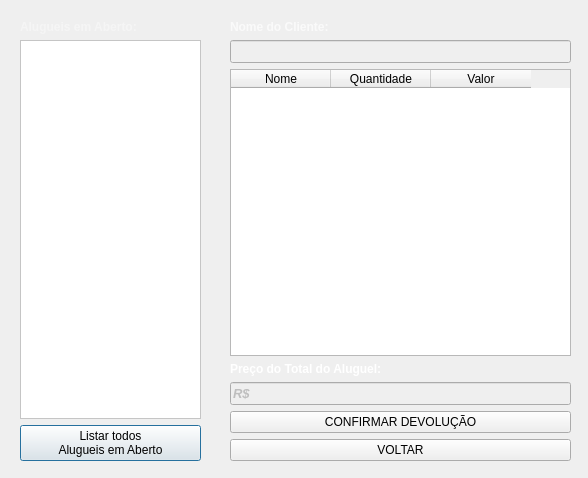
<?xml version="1.0" encoding="UTF-8"?>
<ui version="4.0">
 <class>ConsultaAlugueis</class>
 <widget class="QDialog" name="ConsultaAlugueis">
  <property name="geometry">
   <rect>
    <x>0</x>
    <y>0</y>
    <width>588</width>
    <height>478</height>
   </rect>
  </property>
  <property name="windowTitle">
   <string>Dialog</string>
  </property>
  <widget class="QWidget" name="layoutWidget">
   <property name="geometry">
    <rect>
     <x>20</x>
     <y>20</y>
     <width>181</width>
     <height>441</height>
    </rect>
   </property>
   <layout class="QVBoxLayout" name="verticalLayout">
    <item>
     <widget class="QLabel" name="label">
      <property name="text">
       <string>&lt;html&gt;&lt;head/&gt;&lt;body&gt;&lt;p&gt;&lt;span style=&quot; font-weight:600; color:#f5f5f5;&quot;&gt;Alugueis em Aberto:&lt;/span&gt;&lt;/p&gt;&lt;/body&gt;&lt;/html&gt;</string>
      </property>
     </widget>
    </item>
    <item>
     <widget class="QListWidget" name="listWidget">
      <property name="styleSheet">
       <string notr="true">background-color: rgb(255, 255, 255);</string>
      </property>
     </widget>
    </item>
    <item>
     <widget class="QPushButton" name="pushButton_2">
      <property name="text">
       <string>Listar todos 
Alugueis em Aberto</string>
      </property>
     </widget>
    </item>
   </layout>
  </widget>
  <widget class="QWidget" name="layoutWidget">
   <property name="geometry">
    <rect>
     <x>230</x>
     <y>20</y>
     <width>341</width>
     <height>441</height>
    </rect>
   </property>
   <layout class="QVBoxLayout" name="verticalLayout_2">
    <item>
     <widget class="QLabel" name="label_2">
      <property name="text">
       <string>&lt;html&gt;&lt;head/&gt;&lt;body&gt;&lt;p&gt;&lt;span style=&quot; font-weight:600; color:#fafafa;&quot;&gt;Nome do Cliente:&lt;/span&gt;&lt;/p&gt;&lt;/body&gt;&lt;/html&gt;</string>
      </property>
     </widget>
    </item>
    <item>
     <widget class="QLineEdit" name="lineEdit">
      <property name="enabled">
       <bool>false</bool>
      </property>
      <property name="minimumSize">
       <size>
        <width>0</width>
        <height>1</height>
       </size>
      </property>
      <property name="font">
       <font>
        <pointsize>10</pointsize>
        <weight>75</weight>
        <italic>true</italic>
        <bold>true</bold>
       </font>
      </property>
      <property name="cursor">
       <cursorShape>ForbiddenCursor</cursorShape>
      </property>
     </widget>
    </item>
    <item>
     <widget class="QTableWidget" name="tableWidget">
      <column>
       <property name="text">
        <string>Nome</string>
       </property>
      </column>
      <column>
       <property name="text">
        <string>Quantidade</string>
       </property>
      </column>
      <column>
       <property name="text">
        <string>Valor</string>
       </property>
      </column>
     </widget>
    </item>
    <item>
     <widget class="QLabel" name="label_4">
      <property name="text">
       <string>&lt;html&gt;&lt;head/&gt;&lt;body&gt;&lt;p&gt;&lt;span style=&quot; font-weight:600; color:#ffffff;&quot;&gt;Preço do Total do Aluguel:&lt;/span&gt;&lt;/p&gt;&lt;/body&gt;&lt;/html&gt;</string>
      </property>
     </widget>
    </item>
    <item>
     <widget class="QLineEdit" name="Preco">
      <property name="enabled">
       <bool>false</bool>
      </property>
      <property name="font">
       <font>
        <pointsize>10</pointsize>
        <weight>75</weight>
        <italic>true</italic>
        <bold>true</bold>
       </font>
      </property>
      <property name="cursor">
       <cursorShape>BlankCursor</cursorShape>
      </property>
      <property name="text">
       <string>R$</string>
      </property>
     </widget>
    </item>
    <item>
     <widget class="QPushButton" name="DevolucaoButton">
      <property name="text">
       <string>CONFIRMAR DEVOLUÇÃO</string>
      </property>
     </widget>
    </item>
    <item>
     <widget class="QPushButton" name="pushButton">
      <property name="text">
       <string>VOLTAR</string>
      </property>
     </widget>
    </item>
   </layout>
  </widget>
 </widget>
 <resources/>
 <connections/>
</ui>
